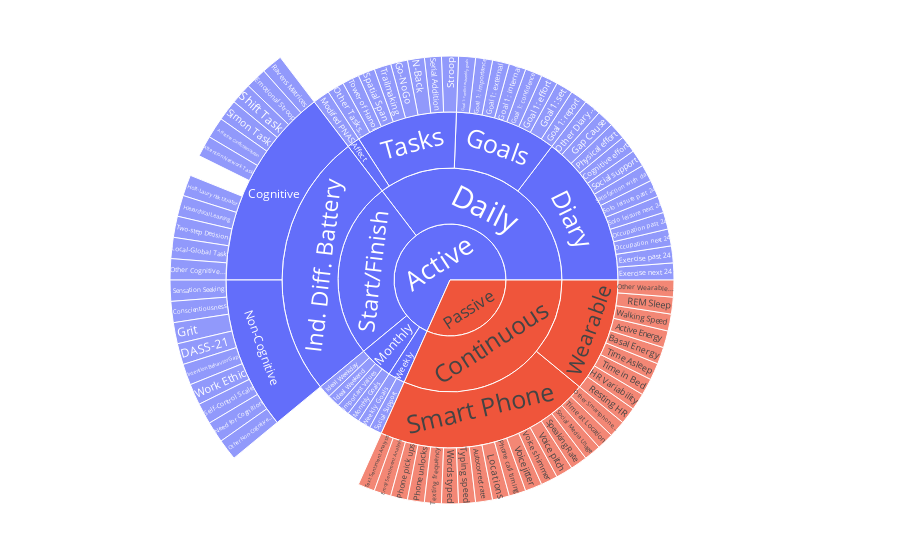

The cell this chart's notebook holds for it:
### Code cell
fig = go.Figure()

fig.add_trace(go.Sunburst(
    ids=df3.name,
    labels=df3.name,
    parents=df3.parent,
    textfont=dict(size=[50, 50, 
                        30, 30, 30, 30, 30,
                        25, 25, 25, 25, 25, 25, 25,
                       ])
))


fig.update_layout(
    height=2000,
    grid= dict(columns=1, rows=1),
    margin = dict(t=0, l=0, r=0, b=0)
)

### Figure 1 — Plotly figure (JSON) as saved in the notebook; plotly's stock layout.template omitted (floating-point values rounded to 4 significant figures)
{"data": [{"ids": ["Passive", "Active", "Continuous", "Daily", "Weekly", "Monthly", "Start/Finish", "Affect", "Diary", "Goals", "Tasks", "Ind. Diff. Battery", "Smart Phone", "Wearable", "Resting HR", "HR Variability", "Time in Bed", "Time Asleep", "Basal Energy", "Active Energy", "Text Sentiment Analysis", "Emoji Sentiment Analysis", "Phone pick ups", "Phone unlocks", "Texting frequency", "Words typed", "Typing speed", "Autocorrect rate", "Locations", "Phone call timing", "Modifed PNAS", "Exercise next 24", "Exercise past 24", "Occupation next 24", "Occupation past 24", "Solo leisure next 24", "Solo leisure past 24", "Satisfaction with day", "Social support", "Cognitive effort", "Physical effort", "Gap Cause", "Other Diary...", "Goal 1: report", "Goal 1: set", "Goal 1: effort", "Goal 1: confidence", "Goal 1: internal", "Goal 1: external", "Goal 1: importance", "Goal 1: conflict w/weekly goals", "Weekly Goals", "Social Support", "Ideal Weekday", "Ideal Weekend", "Important Values", "Monthly Goals", "Cognitive", "Non-Cognitive", "Sensation Seeking", "Conscientiousness", "Grit", "DASS-21", "Intention Behavior Gap", "Work Ethic", "Self-Control Scale", "Need for Cognition", "Other Non-Cognitive...", "Ravens Matrices", "Emotional Stroop", "Shift Task", "Simon Task", "Affective Conflict Resolution", "Attention Network Task", "Go-NoGo", "Holt-Laury risk titrator", "Hierarchical Learning", "Two-step Decision", "Local-Global Task", "Other Cognitive...", "Stroop", "Serial Addition", "N-Back", "Go-NoGo", "Trailmaking", "Spatial Span", "Tower of Hanoi", "Other Tasks...", "Voice jitter", "Voice shimmer", "Voice pitch", "Speaking Rate", "Social Media Usage", "Walking Speed", "Time at Location", "REM Sleep", "Other Wearable...", "Other Smartphone..."], "labels": ["Passive", "Active", "Continuous", "Daily", "Weekly", "Monthly", "Start/Finish", "Affect", "Diary", "Goals", "Tasks", "Ind. Diff. Battery", "Smart Phone", "Wearable", "Resting HR", "HR Variability", "Time in Bed", "Time Asleep", "Basal Energy", "Active Energy", "Text Sentiment Analysis", "Emoji Sentiment Analysis", "Phone pick ups", "Phone unlocks", "Texting frequency", "Words typed", "Typing speed", "Autocorrect rate", "Locations", "Phone call timing", "Modifed PNAS", "Exercise next 24", "Exercise past 24", "Occupation next 24", "Occupation past 24", "Solo leisure next 24", "Solo leisure past 24", "Satisfaction with day", "Social support", "Cognitive effort", "Physical effort", "Gap Cause", "Other Diary...", "Goal 1: report", "Goal 1: set", "Goal 1: effort", "Goal 1: confidence", "Goal 1: internal", "Goal 1: external", "Goal 1: importance", "Goal 1: conflict w/weekly goals", "Weekly Goals", "Social Support", "Ideal Weekday", "Ideal Weekend", "Important Values", "Monthly Goals", "Cognitive", "Non-Cognitive", "Sensation Seeking", "Conscientiousness", "Grit", "DASS-21", "Intention Behavior Gap", "Work Ethic", "Self-Control Scale", "Need for Cognition", "Other Non-Cognitive...", "Ravens Matrices", "Emotional Stroop", "Shift Task", "Simon Task", "Affective Conflict Resolution", "Attention Network Task", "Go-NoGo", "Holt-Laury risk titrator", "Hierarchical Learning", "Two-step Decision", "Local-Global Task", "Other Cognitive...", "Stroop", "Serial Addition", "N-Back", "Go-NoGo", "Trailmaking", "Spatial Span", "Tower of Hanoi", "Other Tasks...", "Voice jitter", "Voice shimmer", "Voice pitch", "Speaking Rate", "Social Media Usage", "Walking Speed", "Time at Location", "REM Sleep", "Other Wearable...", "Other Smartphone..."], "parents": [null, null, "Passive", "Active", "Active", "Active", "Active", "Daily", "Daily", "Daily", "Daily", "Start/Finish", "Continuous", "Continuous", "Wearable", "Wearable", "Wearable", "Wearable", "Wearable", "Wearable", "Smart Phone", "Smart Phone", "Smart Phone", "Smart Phone", "Smart Phone", "Smart Phone", "Smart Phone", "Smart Phone", "Smart Phone", "Smart Phone", "Affect", "Diary", "Diary", "Diary", "Diary", "Diary", "Diary", "Diary", "Diary", "Diary", "Diary", "Diary", "Diary", "Goals", "Goals", "Goals", "Goals", "Goals", "Goals", "Goals", "Goals", "Weekly", "Weekly", "Monthly", "Monthly", "Monthly", "Monthly", "Ind. Diff. Battery", "Ind. Diff. Battery", "Non-Cognitive", "Non-Cognitive", "Non-Cognitive", "Non-Cognitive", "Non-Cognitive", "Non-Cognitive", "Non-Cognitive", "Non-Cognitive", "Non-Cognitive", "Cognitive", "Cognitive", "Cognitive", "Cognitive", "Cognitive", "Cognitive", "Cognitive", "Cognitive", "Cognitive", "Cognitive", "Cognitive", "Cognitive", "Tasks", "Tasks", "Tasks", "Tasks", "Tasks", "Tasks", "Tasks", "Tasks", "Smart Phone", "Smart Phone", "Smart Phone", "Smart Phone", "Smart Phone", "Wearable", "Smart Phone", "Wearable", "Wearable", "Smart Phone"], "textfont": {"size": [50, 50, 30, 30, 30, 30, 30, 25, 25, 25, 25, 25, 25, 25]}, "type": "sunburst"}], "layout": {"autosize": true, "grid": {"columns": 1, "rows": 1}, "margin": {"b": 0, "l": 0, "r": 0, "t": 0}}}
